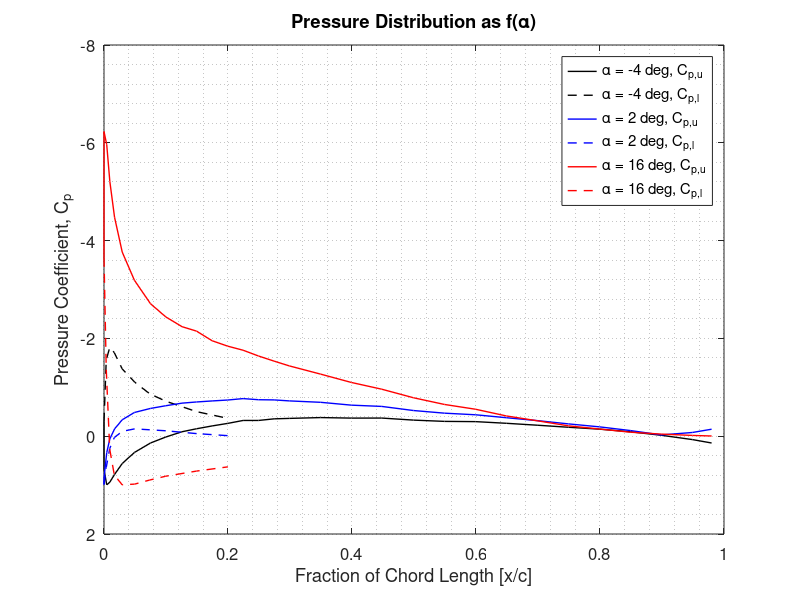

Source code (MATLAB):
%% PROBLEM 3
clearvars; clc
alpha = 4.81*pi/180;
xU = [0 0.015 0.03 0.05 0.07 0.09 0.12 0.15 0.18 0.22 0.26 0.3 0.4 0.5 0.6 0.7 0.8 0.9 0.96]';
xL = [0 0.03 0.05 0.07 0.09 0.12 0.22 0.4 0.6 0.8 0.96]';
zU = [0 0.00006604 0.002826174 0.004013201 0.005139268 0.006087535 0.006829215 0.007794416 0.008647856 0.00937599 0.01022943 0.010967723 0.011557004 0.012696617 0.013208004 0.013119951 0.012354564 0.010720497 0.008539483]';
zL = [0 0.0062 0.0032 -0.0031 -0.0064 -0.0065 -0.0054 -0.0049 -0.0044 -0.0038 -0.0031]';
CpU = [-0.4367 -1.2939 -1.0637 -0.904 -0.8054 -0.7177 -0.6291 -0.5732 -0.5501 -0.5256 -0.5081 -0.4905 -0.4628 -0.4329 -0.408 -0.3646 -0.2661 -0.1794 -0.1153]';
CpL = [-0.4367 0.375 0.2956 0.2336 0.189 0.1358 0.03680 -0.0378 -0.0116 0.1871 0.3007]';
Cn = trapz(xL,CpL)-trapz(xU,CpU);
Ca = trapz(zU,CpU)-trapz(zL,CpL);
Cl = Cn*cos(alpha)-Ca*sin(alpha);
Cd = Cn*sin(alpha)+Ca*cos(alpha);
Cmle = trapz(xU,CpU.*xU)-trapz(xL,CpL.*xL)+trapz(zU,CpU.*zU)-trapz(zL,CpL.*zL);

%% PROBLEM 4
clearvars; clc
c = 0.127; % chord length [m]
xU = [0 0 0.44 0.94 1.7 2.94 4.9 7.5 9.96 12.58 14.92 17.44 19.96 22.44 24.92 27.44 29.88 34.95 39.9 44.8 49.92 54.92 59.94 64.90 69.86 74.90 79.92 84.88 89.88 94.9 98]'*c/100;
xL = [0 0.36 0.92 1.66 2.92 4.94 7.38 9.96 14.94 19.98]'*c/100;
zU = [0 0.68 1.56 2.16 2.78 3.64 4.68 5.74 6.56 7.34 7.88 8.4 8.8 9.16 9.52 9.62 9.76 9.9 9.84 9.64 9.22 8.76 8.16 7.54 6.76 5.88 4.92 3.88 2.74 1.48 0.68]'*c/100;
zL = [0 -0.7 -1.2 -1.6 -2.06 -2.46 -2.72 -2.86 -2.9 -2.76]'*c/100;
alpha = [-4 2 16]*pi/180;

CpU = [-0.296 0.681 0.994 0.939 0.782 0.559 0.333 0.139 0.017 -0.091 -0.152 -0.21 -0.262 -0.322 -0.322 -0.355 -0.364 -0.381 -0.370 -0.371 -0.329 -0.303 -0.298 -0.264 -0.225 -0.183 -0.144 -0.091 -0.019 0.069 0.139;
0.989 0.854 0.336 0.055 -0.148 -0.336 -0.485 -0.568 -0.623 -0.676 -0.7 -0.721 -0.74 -0.769 -0.746 -0.742 -0.722 -0.693 -0.635 -0.609 -0.525 -0.471 -0.438 -0.378 -0.319 -0.252 -0.191 -0.116 -0.026 -0.076 -0.143; 
-3.648 -6.23 -5.961 -5.21 -4.478 -3.765 -3.19 -2.709 -2.44 -2.24 -2.149 -1.952 -1.841 -1.758 -1.640 -1.535 -1.438 -1.269 -1.099 -0.961 -0.786 -0.649 -0.551 -0.414 -0.316 -0.212 -0.147 -0.082 -0.043 -0.016 -0.004]';

CpL = [-0.296 -1.559 -1.812 -1.709 -1.38 -1.106 -0.867 -0.716 -0.502 -0.365;
0.989 0.639 0.254 0.028 -0.098 -0.15 -0.131 -0.111 -0.053 -0.011; 
-3.648 -1.379 0.264 0.791 0.993 0.98 0.896 0.818 0.713 0.627]';

Cn = zeros(3,1);
Ca = zeros(3,1);
Cl = zeros(3,1);
Cd = zeros(3,1);
Cmle = zeros(3,1);

for i = 1:3
Cn(i) = 1/c*(trapz(xL,CpL(:,i))-trapz(xU,CpU(:,i)));
Ca(i) = 1/c*(trapz(zU,CpU(:,i))-trapz(zL,CpL(:,i)));
Cl(i) = Cn(i)*cos(alpha(i))-Ca(i)*sin(alpha(i));
Cd(i) = Cn(i)*sin(alpha(i))+Ca(i)*cos(alpha(i));
Cmle(i) = 1/(c^2)*(trapz(xU,CpU(:,i).*xU)-trapz(xL,CpL(:,i).*xL)...
+trapz(zU,CpU(:,i).*zU)-trapz(zL,CpL(:,i).*zL));
end

hold on
box on
grid minor
set(gca,'Ydir','reverse')
set(gca,'FontSize',12)
xlim([0 1])
plot(xU/c,CpU(:,1),'k','LineWidth',1)
plot(xL/c,CpL(:,1),'k--','LineWidth',1)
plot(xU/c,CpU(:,2),'b','LineWidth',1)
plot(xL/c,CpL(:,2),'b--','LineWidth',1)
plot(xU/c,CpU(:,3),'r','LineWidth',1)
plot(xL/c,CpL(:,3),'r--','LineWidth',1)
xlabel('Fraction of Chord Length [x/c]')
ylabel('Pressure Coefficient, C_p')
legend('\alpha = -4 deg, C_{p,u}','\alpha = -4 deg, C_{p,l}',...
'\alpha = 2 deg, C_{p,u}','\alpha = 2 deg, C_{p,l}',...
'\alpha = 16 deg, C_{p,u}','\alpha = 16 deg, C_{p,l}')
title('Pressure Distribution as f(\alpha)')